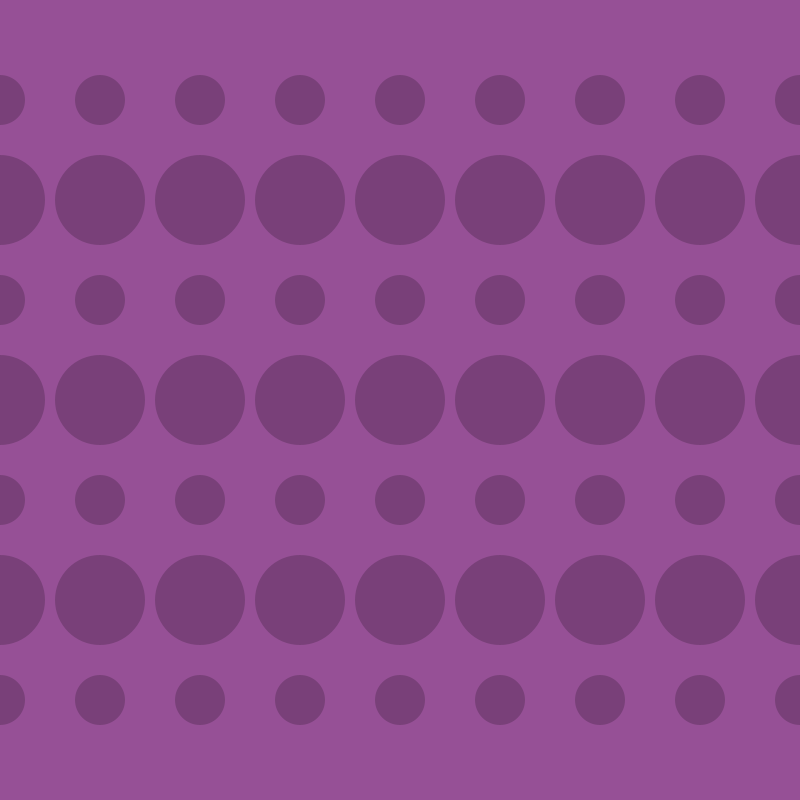
Frame 1 (no input)
Frame 60 (the mouse pressed at the canvas centre just before this capture): identical to frame 1, image omitted
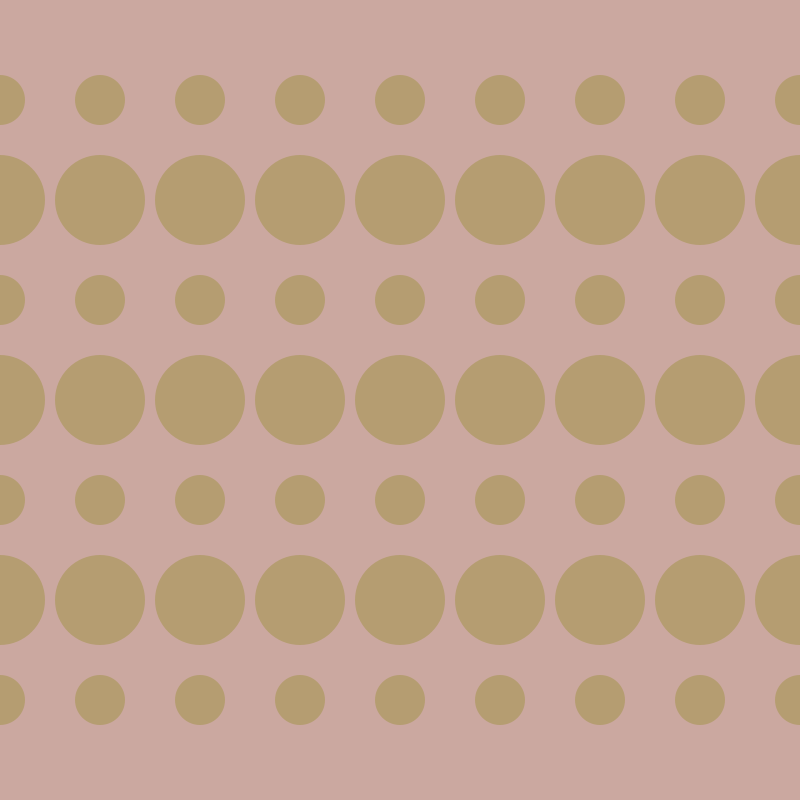
Frame 120 (the mouse held since frame 60 and released just before this capture)

The Processing sketch that drew these frames (run headless with seeded random() and noise(); from frame 60 on, the mouse is pressed at the canvas centre):

// Processing sketch: processing_135102
// ── processing_135102.pde

/*
Jaeseong Yi
Feb 20 2014
Creative Computing Section B
Benjamin Bacon
*/


void setup(){
  size(800,800);
  noStroke();
  background(255,255,255);
  smooth();
}

void draw(){
  

  
  int ellipse_x=round(map(mouseX,0,width,width,0));
  int ellipse_y=round(map(mouseY,0,height,height,0));
  int background_a=round(map(mouseX,mouseY,width,height,0));
  int r = round (map(mouseX,0,width,0,255));//red
  int g = round (map(mouseY,0,height,0,255));//green
  int b = round (map(mouseX-mouseY,0,width-height,0,255));//blue
  int t = round (map(mouseX+mouseY,0,width+height,50,100));//transparency
  int r1 = round(map(mouseX+mouseY,0,width+height,150,255));//background red
  int g1 = round(map(mouseX+mouseY,0,width+height,80,255));//background green
  int b1 = round(map(mouseX+mouseY,0,width+height,150,170));//background blue
  int d = int(random(0,100));
  int d1= int(random(0,100));


background(r1,g1,b1);
noStroke();
fill(r,g,b,t);



//first line of ellipse
ellipse(ellipse_x,100,50,50);
ellipse(ellipse_x-100,100,50,50);
ellipse(ellipse_x-200,100,50,50);
ellipse(ellipse_x-300,100,50,50);
ellipse(ellipse_x-400,100,50,50);
ellipse(ellipse_x-500,100,50,50);
ellipse(ellipse_x-600,100,50,50);
ellipse(ellipse_x-700,100,50,50);
ellipse(ellipse_x-800,100,50,50);
ellipse(ellipse_x+100,100,50,50);
ellipse(ellipse_x+200,100,50,50);
ellipse(ellipse_x+300,100,50,50);
ellipse(ellipse_x+400,100,50,50);
ellipse(ellipse_x+500,100,50,50);
ellipse(ellipse_x+600,100,50,50);
ellipse(ellipse_x+700,100,50,50);
ellipse(ellipse_x+800,100,50,50);

//second line of ellipse
ellipse(ellipse_x,300,50,50);
ellipse(ellipse_x-100,300,50,50);
ellipse(ellipse_x-200,300,50,50);
ellipse(ellipse_x-300,300,50,50);
ellipse(ellipse_x-400,300,50,50);
ellipse(ellipse_x-500,300,50,50);
ellipse(ellipse_x-600,300,50,50);
ellipse(ellipse_x-700,300,50,50);
ellipse(ellipse_x-800,300,50,50);
ellipse(ellipse_x+100,300,50,50);
ellipse(ellipse_x+200,300,50,50);
ellipse(ellipse_x+300,300,50,50);
ellipse(ellipse_x+400,300,50,50);
ellipse(ellipse_x+500,300,50,50);
ellipse(ellipse_x+600,300,50,50);
ellipse(ellipse_x+700,300,50,50);
ellipse(ellipse_x+800,300,50,50);

//third line of ellipse
ellipse(ellipse_x,500,50,50);
ellipse(ellipse_x-100,500,50,50);
ellipse(ellipse_x-200,500,50,50);
ellipse(ellipse_x-300,500,50,50);
ellipse(ellipse_x-400,500,50,50);
ellipse(ellipse_x-500,500,50,50);
ellipse(ellipse_x-600,500,50,50);
ellipse(ellipse_x-700,500,50,50);
ellipse(ellipse_x-800,500,50,50);
ellipse(ellipse_x+100,500,50,50);
ellipse(ellipse_x+200,500,50,50);
ellipse(ellipse_x+300,500,50,50);
ellipse(ellipse_x+400,500,50,50);
ellipse(ellipse_x+500,500,50,50);
ellipse(ellipse_x+600,500,50,50);
ellipse(ellipse_x+700,500,50,50);
ellipse(ellipse_x+800,500,50,50);

//fourth line of ellipse
ellipse(ellipse_x,700,50,50);
ellipse(ellipse_x-100,700,50,50);
ellipse(ellipse_x-200,700,50,50);
ellipse(ellipse_x-300,700,50,50);
ellipse(ellipse_x-400,700,50,50);
ellipse(ellipse_x-500,700,50,50);
ellipse(ellipse_x-600,700,50,50);
ellipse(ellipse_x-700,700,50,50);
ellipse(ellipse_x-800,700,50,50);
ellipse(ellipse_x+100,700,50,50);
ellipse(ellipse_x+200,700,50,50);
ellipse(ellipse_x+300,700,50,50);
ellipse(ellipse_x+400,700,50,50);
ellipse(ellipse_x+500,700,50,50);
ellipse(ellipse_x+600,700,50,50);
ellipse(ellipse_x+700,700,50,50);
ellipse(ellipse_x+800,700,50,50);

//first row of ellipse
ellipse(ellipse_y,200,90,90);
ellipse(ellipse_y-100,200,90,90);
ellipse(ellipse_y-200,200,90,90);
ellipse(ellipse_y-300,200,90,90);
ellipse(ellipse_y-400,200,90,90);
ellipse(ellipse_y-500,200,90,90);
ellipse(ellipse_y-600,200,90,90);
ellipse(ellipse_y-700,200,90,90);
ellipse(ellipse_y-800,200,90,90);
ellipse(ellipse_y+100,200,90,90);
ellipse(ellipse_y+200,200,90,90);
ellipse(ellipse_y+300,200,90,90);
ellipse(ellipse_y+400,200,90,90);
ellipse(ellipse_y+500,200,90,90);
ellipse(ellipse_y+600,200,90,90);
ellipse(ellipse_y+700,200,90,90);
ellipse(ellipse_y+800,200,90,90);

//second row of ellipse
ellipse(ellipse_y,400,90,90);
ellipse(ellipse_y-100,400,90,90);
ellipse(ellipse_y-200,400,90,90);
ellipse(ellipse_y-300,400,90,90);
ellipse(ellipse_y-400,400,90,90);
ellipse(ellipse_y-500,400,90,90);
ellipse(ellipse_y-600,400,90,90);
ellipse(ellipse_y-700,400,90,90);
ellipse(ellipse_y-800,400,90,90);
ellipse(ellipse_y+100,400,90,90);
ellipse(ellipse_y+200,400,90,90);
ellipse(ellipse_y+300,400,90,90);
ellipse(ellipse_y+400,400,90,90);
ellipse(ellipse_y+500,400,90,90);
ellipse(ellipse_y+600,400,90,90);
ellipse(ellipse_y+700,400,90,90);
ellipse(ellipse_y+800,400,90,90);

//third row of ellipse
ellipse(ellipse_y,600,90,90);
ellipse(ellipse_y-100,600,90,90);
ellipse(ellipse_y-200,600,90,90);
ellipse(ellipse_y-300,600,90,90);
ellipse(ellipse_y-400,600,90,90);
ellipse(ellipse_y-500,600,90,90);
ellipse(ellipse_y-600,600,90,90);
ellipse(ellipse_y-700,600,90,90);
ellipse(ellipse_y-800,600,90,90);
ellipse(ellipse_y+100,600,90,90);
ellipse(ellipse_y+200,600,90,90);
ellipse(ellipse_y+300,600,90,90);
ellipse(ellipse_y+400,600,90,90);
ellipse(ellipse_y+500,600,90,90);
ellipse(ellipse_y+600,600,90,90);
ellipse(ellipse_y+700,600,90,90);
ellipse(ellipse_y+800,600,90,90);
}
